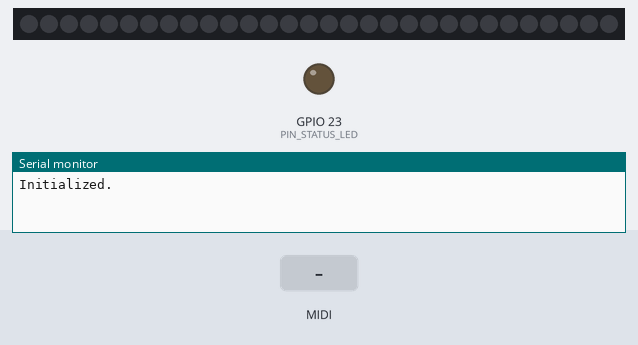
The sketch below on a simulated ESP32. On the bench: 30 RGB LEDs in strip order, left to right, output pins drawn as LEDs (lit = HIGH), the last lines printed to the serial monitor. The test bench sets the inputs (shaded band). MIDI output is not drawn.

Above: at 1.2 s.
1.3 s: MIDI note 36 received
At 1.48 s:
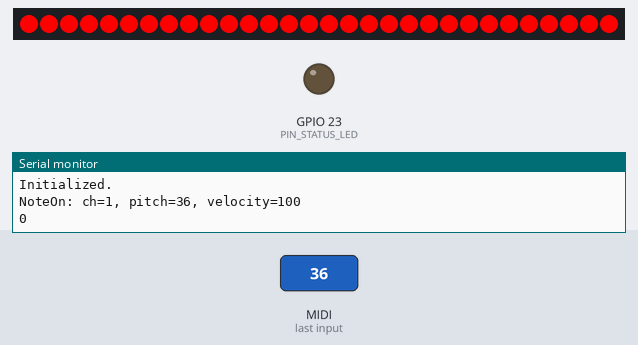
Timing chart, 0 to 4.3 s (numbered marks = the images above; inputs shaded):
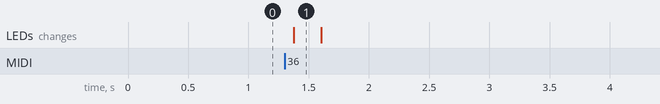

The sketch:

sgh-m5atom-midi.ino
```cpp
#include <FastLED.h>
// #include <MIDI.h>
#include "src/midi/MIDI.h"

// Shine-Geek-Hat M5atom MIDI

#define PIN_RGB_LED 22
#define PIN_MIDI_IN 19
#define PIN_STATUS_LED 23
#define PIN_TOUCH 33
#define PIN_VOL_SW 21
#define PIN_VOL 25

#define NUM_RGB_LEDS 30

#define MAX_VELOCITY 100
#define MIN_VELOCITY 40

CRGB leds[NUM_RGB_LEDS];

// MIDI IN 用
HardwareSerial midiSerial(1);

// MIDIクラスのインスタンスとして"MIDI"を生成する。
MIDI_CREATE_INSTANCE(HardwareSerial, midiSerial, MIDI);

bool ledOn = false;

void handleNoteOn(byte channel, byte pitch, byte velocity)
{
    // ノートの鳴り始めにさせたいことを何でも書いて

    // できるだけコールバックの中は短くするように、
    // でないとloop関数が遅くなり、リアルタイム性能に悪影響が出てしまう
    Serial.print("NoteOn: ch=");
    Serial.print(channel);
    Serial.print(", pitch=");
    Serial.print(pitch);
    Serial.print(", velocity=");
    Serial.println(velocity);

    if ( MAX_VELOCITY < velocity ) {
        velocity = MAX_VELOCITY;
    }
    if ( velocity < MIN_VELOCITY ) {
        velocity = MIN_VELOCITY;
    }
    int t = (1.0 - (float)((float)(velocity - MIN_VELOCITY) / (float)(MAX_VELOCITY - MIN_VELOCITY))) * 50;
    Serial.println(t);
    for(int i = 0; i<NUM_RGB_LEDS; i++) {
        leds[i] = CRGB::Red;
        FastLED.show();
        delay(t);
    }
}

void handleNoteOff(byte channel, byte pitch, byte velocity)
{
    // ノートの鳴り終わりにさせたいことを何でも
    // ベロシティ0のノートオンメッセージもNoteOffとして解釈される(つまりここで処理される)点に注意
    Serial.print("NoteOff: ch=");
    Serial.print(channel);
    Serial.print(", pitch=");
    Serial.print(pitch);
    Serial.print(", velocity=");
    Serial.println(velocity);

    for(int i = 0; i < NUM_RGB_LEDS; i++) {
        leds[i] = CRGB::Black;
    }
    FastLED.show();
}

void setup() {
    Serial.begin(115200);
    // MIDI
    midiSerial.begin(31250, SERIAL_8N1, PIN_MIDI_IN, 10); // TXはダミー
    MIDI.setHandleNoteOn(handleNoteOn);
    MIDI.setHandleNoteOff(handleNoteOff);
    MIDI.begin(MIDI_CHANNEL_OMNI);

    delay(50);

    // RGB LED
    FastLED.addLeds<WS2812, PIN_RGB_LED, GRB>(leds, NUM_RGB_LEDS);

    // Other devices
    pinMode(PIN_STATUS_LED, OUTPUT);
    pinMode(PIN_TOUCH, INPUT);
    pinMode(PIN_VOL_SW, INPUT);
    pinMode(PIN_VOL, INPUT);

    Serial.println("Initialized.");
}

void loop() {
    // リアルタイム性の確保のため、MIDI.readをできるだけ早く呼ぶように
    MIDI.read();
}
```

Measured:
- after the input at 1.3 s, the LEDs: change after 0.07 s (image 1)
